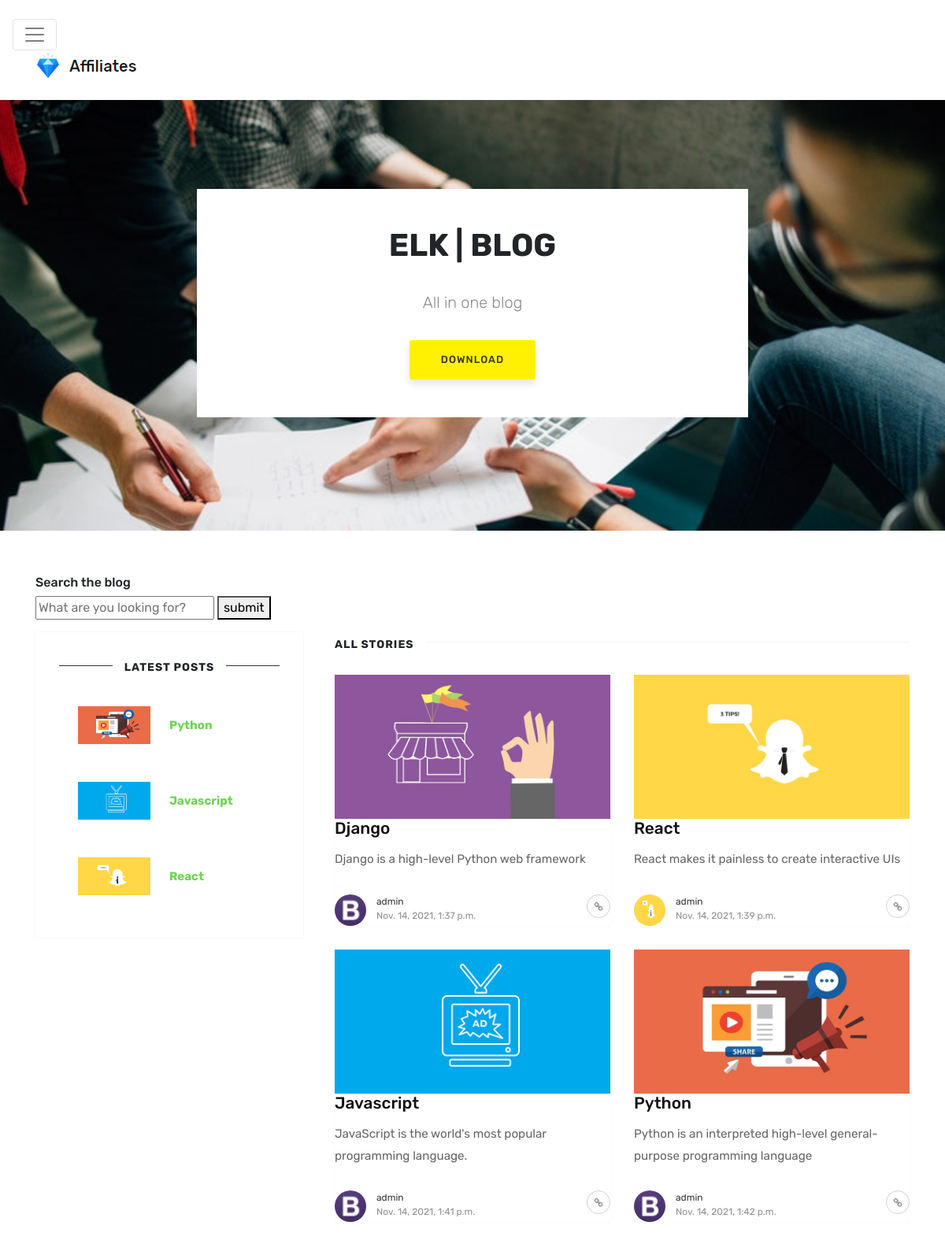
The page / on the database its author committed.
### posts/models.py (models this page shows, shortened)
class Poster(models.Model):
    title = models.CharField(max_length=100)
    overview = models.TextField()
    slug = models.SlugField(unique=True)
    timestamp = models.DateTimeField(auto_now_add=True)
    content = HTMLField()
    author = models.ForeignKey(Author, on_delete=models.CASCADE)
    thumbnail = models.ImageField()
    profile_picture = models.ImageField(null=True)
    class Meta:
        unique_together = ('title','slug')

class Author(models.Model):
    user = models.OneToOneField(User, on_delete=models.CASCADE)
    def __str__(self):
        return self.user.username

### posts/views.py (the view)
# urls.py: path('',index,name='index'),
def index(request):
    latest = Poster.objects.order_by('-timestamp')[:3]
    posts = Poster.objects.all()
    context = {'late':latest,'posts': posts}
    return render(request,'index.html',context)

### posts/templates/index.html (shortened to what this page needs)
{% load static %}
<!DOCTYPE html>
<html lang="en">
<head>
<link rel="stylesheet" href="https://maxcdn.bootstrapcdn.com/bootstrap/4.0.0-alpha.6/css/bootstrap.min.css">
<link href="https://maxcdn.bootstrapcdn.com/font-awesome/4.7.0/css/font-awesome.min.css" rel="stylesheet">
<link href="{% static 'css/theme.css' %} " rel="stylesheet">
</head>
<body class="layout-default">
<header class="navbar navbar-toggleable-md navbar-light bg-white fixed-top mediumnavigation">
<button class="navbar-toggler navbar-toggler-right" type="button" data-toggle="collapse" data-target="#navbarsWow" aria-controls="navbarsWow" aria-expanded="false" aria-label="Toggle navigation">
<span class="navbar-toggler-icon"></span>
</button>
<div class="container">
	<a class="navbar-brand" href="{% url 'index' %}">
	<img src="{% static 'images/logo.png' %}" alt="">
	</a>
</div>
</header>
<div class="site-content">
	<section class="intro">
	<div class="wrapintro">
		<h1>ELK | BLOG</h1>
		<h2 class="lead">All in one blog</h2>
		<a target="_blank" href="#" class="btn">Download</a>
	</div>
	</section>
	<div class="container">
		<div class="main-content">
			<div class="widget search">
				<header>
					<h3 class="h6">Search the blog</h3>
				</header>
				<form action="{% url 'search' %}" class="search-form">
					<div class="form-group">
					<input type="text" name="search" placeholder="What are you looking for?">
					<button type="submit" class="submit">submit</button>
					</div>
				</form>
				</div>
			<section class="recent-posts row">
			<div class="col-sm-4">
				<div class="sidebar">
					<div class="sidebar-section">
						<h5><span>Latest Posts</span></h5>
						{% for post in late %}
						<a href="{% url 'single' post.slug %}">
						<div class="item d-flex align-items-center">
						<div style="position: relative; padding: 1.5rem; width: 50%;
						height: auto;">
						 <div class="image"><img src="{{ post.thumbnail.url }}"></div>
						</div>
						<div class="title"><strong>{{ post.title }}</strong>
						</div>
						</div>
					</a>
        			{% endfor %}
					</div>
				</div>
			</div>
			<div class="col-sm-8">
				<div class="section-title">
					<h2><span>All Stories</span></h2>
				</div>
				<div class="masonrygrid row listrecent">
					{% for post in posts %}
					<div class="col-md-6 grid-item">
						<div class="card">
							<a href="{% url 'single' post.slug %}">
							<img class="img-fluid" src="{{ post.thumbnail.url }}" alt="Tree of Codes">
							</a>
							<div class="card-block">
								<h2 class="card-title"><a href="{% url 'single' post.slug %}">{{ post.title }}</a></h2>
								<h4 class="card-text">{{ post.overview }} </h4>
								<div class="metafooter">
									<div class="wrapfooter">
										<span class="meta-footer-thumb">
										<img class="author-thumb" src="{{ post.profile_picture.url }}">
										</span>
										<span class="author-meta">
										<span class="post-name"><a target="_blank" href="#">{{ post.author }}</a></span><br/>
										<span class="post-date">{{ post.timestamp }}</span>
										</span>
										<span class="post-read-more"><a href="{% url 'single' post.slug %}" title="Read Story"><i class="fa fa-link"></i></a></span>
									</div>
								</div>
							</div>
						</div>
					</div>
			       {% endfor %}
				</div>
				</div>
			</div>
		</div>
	</div>
</body></html>

### posts/static/css/theme.css (style rules this page uses)
body { font-family: "Rubik", -apple-system, BlinkMacSystemFont, "Helvetica Neue", sans-serif; }
a { color:#6FD350; }
a,a:hover { transition:all 0.2s; }
.mediumnavigation { background: #fff; transition: top 0.5s ease-in-out; padding: 1.5rem 1rem; box-shadow: 0px 10px 40px 0px rgba( 0, 0, 0, 0.05 ); }
.site-content { padding-top: 3.5rem; margin-top: 57px; transition: all 0.4s; }
section { margin-bottom:20px; }
section.recent-posts { margin-bottom:0; }
.section-title h2 { font-weight:700; font-size:1.4rem; margin-bottom:27px; position: relative; }
.section-title h2:before { margin-bottom: 0; position: absolute; z-index: 1; left: 15px; right: 0px; top: 12px; height: 1px; content: ''; background-color: #f5f5f5; }
.section-title span { background-color: #fff; position: relative; z-index: 2; display: inline-block; padding: 0px 15px 0 0; font-size: 14px; text-transform: uppercase; letter-spacing: 1px; }
.navbar-toggler { z-index:9999; }
.listfeaturedtag h2.card-title,.listrecent h2.card-title { font-size:1.3rem; font-weight:500; line-height: 1.25; }
.listfeaturedtag h2.card-title a,.listrecent h2.card-title a { color: #111; font-weight:500; }
.listfeaturedtag h4.card-text,.listrecent h4.card-text { color: #666; font-size: 0.95rem; line-height: 1.8; font-weight: 400; }
.listrecent .wrapfooter { font-size:12px; margin-top:30px; }
.author-thumb { width:40px; height:40px; float:left; margin-right:13px; border-radius:100%; }
.author-meta { flex:1 1 auto; white-space:nowrap!important; text-overflow:ellipsis!important; overflow:hidden!important; }
span.post-name,span.post-date,span.author-meta { display:inline-block; }
span.post-date,span.post-read { color:rgba(0,0,0,.44); }
span.post-read-more a { color:rgba(0,0,0,.44); align-items: center; display: inline-block; float: right; width: 30px; height: 30px; line-height: 30px; text-align: center; border: 1px solid #d0d0d0; border-radius: 50%; }
span.post-name a,span.post-read-more a:hover { color:rgba(0,0,0,.8); }
.mediumnavigation .navbar-brand { font-weight:500; padding: 0; }
.mediumnavigation .navbar-brand img { margin-right:7px; vertical-align: text-bottom; max-width:initial; }
.intro { background-image:url(../images/head.jpg); background-size:cover; padding: 9rem 0; margin-top:-87px; margin-bottom:3.5rem; z-index: 1; position: relative; }
.intro .btn { background: #fff100; border: 0; color: #333; border-radius: 3px; font-weight: 500; padding: 15px 40px; box-shadow: 0 6px 10px 0 rgba(0,0,0,0.1); text-transform: uppercase; font-size: 13px; letter-spacing: 1px; }
.intro h1 { font-weight:700; }
.intro h2 { margin-top: 2rem; margin-bottom: 2rem; color: #888; line-height: 1.6; }
.wrapintro { background: #fff; width: 700px; padding: 3rem; max-width: 90%; margin: 0px auto; text-align: center; }
.card { border-radius:4px; margin-bottom: 30px; box-shadow:0 0px 1px 0 rgba(0, 0, 0, 0.14); border:0; }
.btn { box-shadow: 0 6px 10px 0 rgba(0,0,0,0.1); font-weight:500; font-size:15px; border-radius: .3rem; color:#fff; cursor: pointer; }
a.btn { color:#fff; }
.sidebar { max-width:340px;font-size: 15px; }
.sidebar h5 { margin-bottom: 1rem; text-align:center; position:relative;font-weight: 700; }
.sidebar h5 span { background-color: #fff; position: relative; z-index: 2; display: inline-block; padding: 0px 15px 0 15px; text-align: center; font-size: 14px; text-transform: uppercase; letter-spacing: 1px; }
.sidebar h5:before { margin-bottom: 0; position: absolute; z-index: 1; left: 0px; top: 12px; width: 100%; height: 1px; content: ''; background-color: #333333; }
.sidebar-section { margin-bottom: 2rem; box-shadow: 0 0px 1px 0 rgba(0,0,0,0.1); box-shadow:0 0px 1px 0 rgba(0, 0, 0, 0.14); padding: 30px; }
.h1, .h2, .h3, .h4, .h5, .h6, h1, h2, h3, h4, h5, h6 { font-family: "Rubik", -apple-system, BlinkMacSystemFont, "Helvetica Neue", sans-serif; }
img { max-width:100%;height: auto; }

### rows shown on the page
Poster: thumbnail (picture), title "Python", overview "Python is an interpreted high-level general-purpose programming language", profile_picture (picture), author "admin", timestamp "Nov. 14, 2021, 1:42 p.m."
Poster: thumbnail (picture), title "Javascript", overview "JavaScript is the world's most popular programming language.", profile_picture (picture), author "admin", timestamp "Nov. 14, 2021, 1:41 p.m."
Poster: thumbnail (picture), title "React", overview "React makes it painless to create interactive UIs", profile_picture (picture), author "admin", timestamp "Nov. 14, 2021, 1:39 p.m."
Poster: thumbnail (picture), title "Django", overview "Django is a high-level Python web framework", profile_picture (picture), author "admin", timestamp "Nov. 14, 2021, 1:37 p.m."
